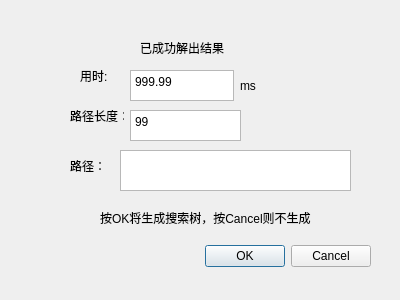
<?xml version="1.0" encoding="UTF-8"?>
<ui version="4.0">
 <class>Dialog2</class>
 <widget class="QDialog" name="Dialog2">
  <property name="geometry">
   <rect>
    <x>0</x>
    <y>0</y>
    <width>400</width>
    <height>300</height>
   </rect>
  </property>
  <property name="windowTitle">
   <string>Dialog</string>
  </property>
  <widget class="QDialogButtonBox" name="buttonBox">
   <property name="geometry">
    <rect>
     <x>30</x>
     <y>240</y>
     <width>341</width>
     <height>32</height>
    </rect>
   </property>
   <property name="orientation">
    <enum>Qt::Horizontal</enum>
   </property>
   <property name="standardButtons">
    <set>QDialogButtonBox::Cancel|QDialogButtonBox::Ok</set>
   </property>
  </widget>
  <widget class="QPlainTextEdit" name="time">
   <property name="geometry">
    <rect>
     <x>130</x>
     <y>70</y>
     <width>104</width>
     <height>31</height>
    </rect>
   </property>
   <property name="plainText">
    <string>999.99</string>
   </property>
  </widget>
  <widget class="QLabel" name="label">
   <property name="geometry">
    <rect>
     <x>140</x>
     <y>40</y>
     <width>181</width>
     <height>16</height>
    </rect>
   </property>
   <property name="text">
    <string>已成功解出结果</string>
   </property>
  </widget>
  <widget class="QLabel" name="label_2">
   <property name="geometry">
    <rect>
     <x>240</x>
     <y>80</y>
     <width>54</width>
     <height>12</height>
    </rect>
   </property>
   <property name="text">
    <string>ms</string>
   </property>
  </widget>
  <widget class="QLabel" name="label_3">
   <property name="geometry">
    <rect>
     <x>100</x>
     <y>210</y>
     <width>231</width>
     <height>16</height>
    </rect>
   </property>
   <property name="text">
    <string>按OK将生成搜索树，按Cancel则不生成</string>
   </property>
  </widget>
  <widget class="QLabel" name="label_4">
   <property name="geometry">
    <rect>
     <x>70</x>
     <y>110</y>
     <width>54</width>
     <height>12</height>
    </rect>
   </property>
   <property name="text">
    <string>路径长度：</string>
   </property>
  </widget>
  <widget class="QLabel" name="label_5">
   <property name="geometry">
    <rect>
     <x>80</x>
     <y>70</y>
     <width>54</width>
     <height>12</height>
    </rect>
   </property>
   <property name="text">
    <string>用时:</string>
   </property>
  </widget>
  <widget class="QTextBrowser" name="length">
   <property name="geometry">
    <rect>
     <x>130</x>
     <y>110</y>
     <width>111</width>
     <height>31</height>
    </rect>
   </property>
   <property name="html">
    <string>&lt;!DOCTYPE HTML PUBLIC &quot;-//W3C//DTD HTML 4.0//EN&quot; &quot;http://www.w3.org/TR/REC-html40/strict.dtd&quot;&gt;
&lt;html&gt;&lt;head&gt;&lt;meta name=&quot;qrichtext&quot; content=&quot;1&quot; /&gt;&lt;style type=&quot;text/css&quot;&gt;
p, li { white-space: pre-wrap; }
&lt;/style&gt;&lt;/head&gt;&lt;body style=&quot; font-family:'SimSun'; font-size:9pt; font-weight:400; font-style:normal;&quot;&gt;
&lt;p style=&quot; margin-top:0px; margin-bottom:0px; margin-left:0px; margin-right:0px; -qt-block-indent:0; text-indent:0px;&quot;&gt;99&lt;/p&gt;&lt;/body&gt;&lt;/html&gt;</string>
   </property>
  </widget>
  <widget class="QLabel" name="label_6">
   <property name="geometry">
    <rect>
     <x>70</x>
     <y>160</y>
     <width>54</width>
     <height>12</height>
    </rect>
   </property>
   <property name="text">
    <string>路径：</string>
   </property>
  </widget>
  <widget class="QTextBrowser" name="opPath">
   <property name="geometry">
    <rect>
     <x>120</x>
     <y>150</y>
     <width>231</width>
     <height>41</height>
    </rect>
   </property>
  </widget>
 </widget>
 <resources/>
 <connections>
  <connection>
   <sender>buttonBox</sender>
   <signal>accepted()</signal>
   <receiver>Dialog2</receiver>
   <slot>accept()</slot>
   <hints>
    <hint type="sourcelabel">
     <x>248</x>
     <y>254</y>
    </hint>
    <hint type="destinationlabel">
     <x>157</x>
     <y>274</y>
    </hint>
   </hints>
  </connection>
  <connection>
   <sender>buttonBox</sender>
   <signal>rejected()</signal>
   <receiver>Dialog2</receiver>
   <slot>reject()</slot>
   <hints>
    <hint type="sourcelabel">
     <x>316</x>
     <y>260</y>
    </hint>
    <hint type="destinationlabel">
     <x>286</x>
     <y>274</y>
    </hint>
   </hints>
  </connection>
 </connections>
</ui>
